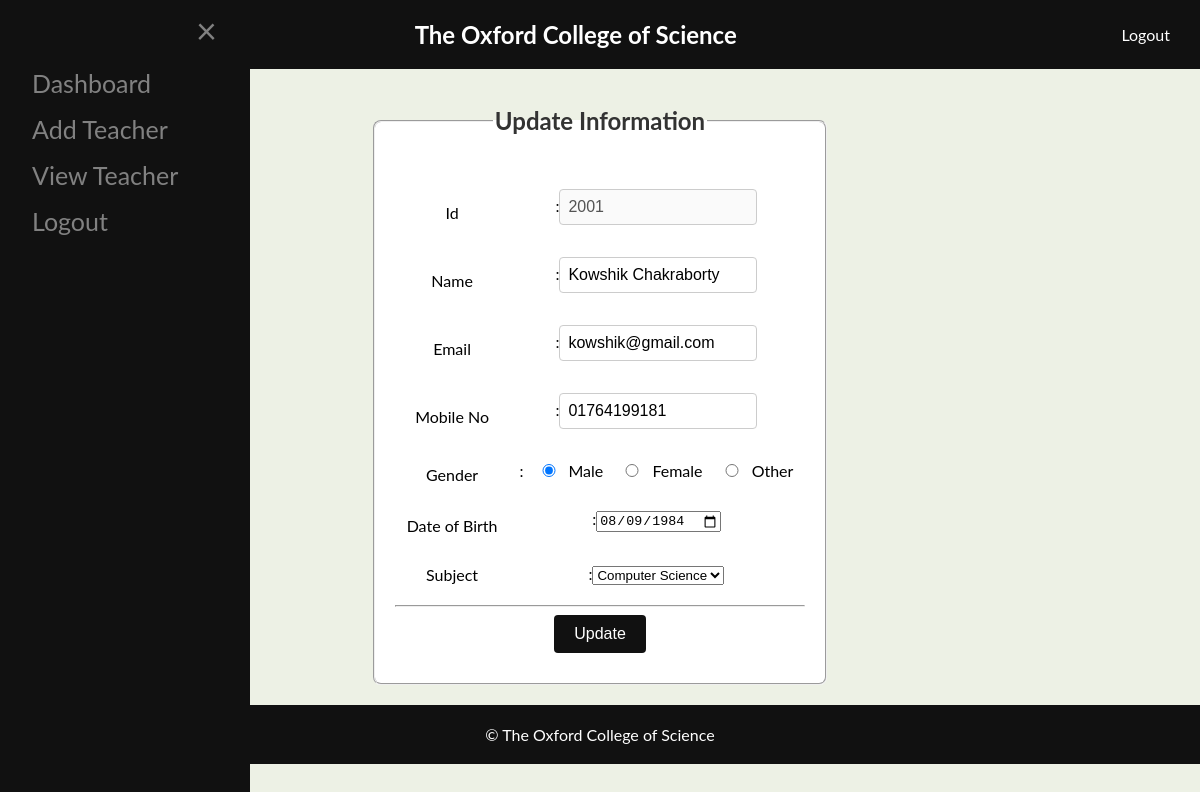
/Admin/view/editTeacher.php?id=2001 (signed in), run on the app's committed database.
### tables this page shows
CREATE TABLE `teacher` (
  `id` varchar(20) NOT NULL,
  `name` varchar(70) NOT NULL,
  `email` varchar(70) NOT NULL,
  `mobile` varchar(70) NOT NULL,
  `gender` varchar(70) NOT NULL,
  `dob` date NOT NULL,
  `subject` varchar(30) NOT NULL,
  `password` varchar(70) NOT NULL
);

### Admin/Model/teacherModel.php (called while the page is built, shortened)
<?php
function getUserbyid($id){
    $conn = getConnection();
    $sql = "select * from teacher where id='$id'";
    $result = mysqli_query($conn,$sql);
    $row = mysqli_fetch_assoc($result);
    return $row;
}
?>

### Admin/View/editTeacher.php (the view, shortened to what this page needs)
<?php
include_once('../model/teacherModel.php');
$id = $_GET['id'];
$updatemyinfo = getUserbyid($id);
?>
<!DOCTYPE html>
<html>
<head>
</head>
<body>
  <div class="header">
    <div class="header-title">
      <h1>The Oxford College of Science</h1>
    </div>
    <div class="header-right">
      <a href="../Controller/Logout.php">Logout</a>
    </div>
  </div>
  <div id="mySidenav" class="sidebar" onmouseleave="closeNav()">
    <a href="javascript:void(0)" class="closebtn" onclick="closeNav()">&times;</a>
    <a href="Dashboard.php">Dashboard</a>
    <a href="addTeacher.php">Add Teacher</a>
    <a href="viewTeacher.php">View Teacher</a>
    <a href="../Controller/logout.php">Logout</a>
  </div>
  <span style="font-size:30px;cursor:pointer" onmouseover="openNav()">&#9776;</span>
  <div id="content">
    <form class="registration-form" id="inform" action="../controller/updateCheckTeacher.php" onsubmit="return validation()" method="post">
      <fieldset>
        <legend>Update Information</legend>
        <table align="center">
          <tr>
            <td colspan="2">
          </tr>
          <tr>
            <td>Id</td>
            <td>:<input type="text" id="id" name="id" disabled value="<?php echo $updatemyinfo['id']; ?>"></td>
          </tr>
          <tr>
            <td>Name</td>
            <td>:<input type="text" id="name" name="name" value="<?php echo $updatemyinfo['name']; ?>"
                placeholder="Enter Full Name"></td>
          </tr>
          <tr>
            <td>Email</td>
            <td>:<input type="email" id="email" name="email" value="<?php echo $updatemyinfo['email']; ?>"></td>
          </tr>
          <tr>
            <td>Mobile No</td>
            <td>:<input type="text" id="mobile" name="mobile" value="<?php echo $updatemyinfo['mobile']; ?>"></td>
          </tr>
          <tr>
            <td>Gender</td>
            <td>
              :<input type="radio" id="genderMale" name="gender" <?php if ($updatemyinfo['gender'] == "male") { ?>
                  checked="true" <?php } ?> value="male">Male
              <input type="radio" id="genderFemale" name="gender" <?php if ($updatemyinfo['gender'] == "female") { ?>
                  checked="true" <?php } ?> value="female">Female
              <input type="radio" id="genderOther" name="gender" <?php if ($updatemyinfo['gender'] == "other") { ?>
                  checked="true" <?php } ?> value="other">Other
            </td>
          </tr>
          <tr>
            <td>Date of Birth</td>
            <td>:<input type="date" id="dob" name="dob" value="<?php echo $updatemyinfo['dob']; ?>"></td>
          </tr>
          <tr>
            <td>Subject</td>
            <td>:<select id="subject" name="subject">
                <option <?php if ($updatemyinfo['subject'] == "Computer Science") { ?> selected="true" <?php } ?>
                  value="Computer Science">Computer Science</option>
              </select>
            </td>
          </tr>
        </table>
        <hr>
        <center>
        <input type="submit" name="update" value="Update">
        </center>
      </fieldset>
    </form>
  </div>
  <div class="footer">
    &copy; The Oxford College of Science
  </div>
</body>
</html>

### Admin/View/editTeacher.php (style rules this page uses)
body { font-family: "Lato", sans-serif; margin: 0; padding: 0; background-color: #edf1e5; transition: background-color .5s; }
.header { background-color: #111; color: #fff; padding: 20px; display: flex; justify-content: space-between; align-items: center; }
.header-title { display: inline-block; vertical-align: middle; margin-left: 10px; }
.header-title h1 { margin: 0; font-size: 24px; }
.header-right { display: flex; align-items: center; }
.header-right a { color: #fff; text-decoration: none; margin-right: 10px; }
.sidebar { width: 0; position: fixed; z-index: 1; top: 0; left: 0; background-color: #111; overflow-x: hidden; transition: 0.5s; padding-top: 60px; bottom: 0; }
.sidebar a { padding: 8px 8px 8px 32px; text-decoration: none; font-size: 25px; color: #818181; display: block; transition: 0.3s; }
.sidebar .closebtn { position: absolute; top: 0; right: 25px; font-size: 36px; margin-left: 50px; cursor: pointer; }
.registration-form { text-align: center; margin: auto; width: fit-content; }
.registration-form td { padding: 10px; }
.registration-form input { margin-bottom: 10px; }
.footer { background-color: #111; color: #fff; padding: 20px; text-align: center; }
input[type="text"], input[type="email"], input[type="password"], input[type="date"] input[type="radio"] { width: 180px; padding: 8px; border: 1px solid #ccc; border-radius: 4px; font-size: 16px; transition: border-color 0.3s ease; }
input[type="radio"] { width: 40px; padding: 8px; border: 1px solid #ccc; border-radius: 4px; font-size: 16px; transition: border-color 0.3s ease; }
input[type="radio"] { margin-right: 0px; }
input[type="submit"], input[type="reset"] { background-color: #111; color: white; border: none; padding: 10px 20px; text-align: center; text-decoration: none; display: inline-block; font-size: 16px; border-radius: 4px; cursor: pointer; transition: background-color 0.3s ease; }
fieldset { background-color: #fff; padding: 20px; border-radius: 8px; }
legend { font-size: 24px; font-weight: bold; color: #333; }

### data on the page
teacher: id "2001", name "Kowshik Chakraborty", email "kowshik@gmail.com", mobile "01764199181", gender "☑", dob "08/09/1984", subject "Computer Science"
